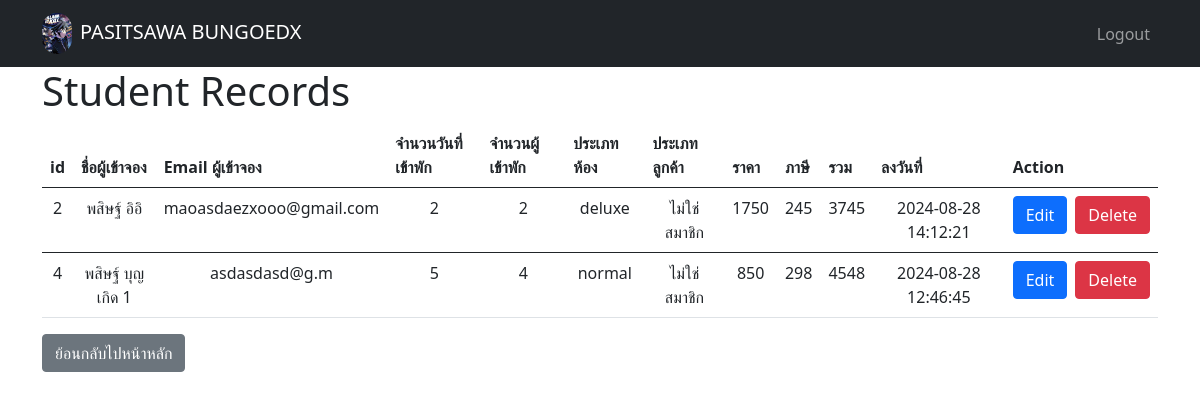
/show_table.php (signed in), run on the app's committed database.
### tables this page shows
CREATE TABLE `tb_reservation` (
  `id` int(11) UNSIGNED NOT NULL,
  `reservedBy` varchar(100) NOT NULL,
  `email` varchar(100) NOT NULL,
  `dayAmount` int(20) NOT NULL,
  `peopleAmount` int(11) NOT NULL,
  `roomType` varchar(70) NOT NULL,
  `member` tinyint(1) DEFAULT 0,
  `price` int(20) NOT NULL,
  `taxFee` int(11) NOT NULL,
  `total` int(20) NOT NULL,
  `reg_date` timestamp NOT NULL DEFAULT current_timestamp() ON UPDATE current_timestamp()
);

### 65_41_conDB.php (called while the page is built, shortened)
<?php
$servername = 'localhost';
$DBusername = 'root';
$DBpassword = '';
$dataBaseName = 'db_654230015';
$table = 'tb_reservation';
class Server
{
  private function connectServer($servername, $username, $dbname, $password)
  {
    try {
      $conn = new PDO("mysql:host=$servername;dbname=$dbname", $username, $password);
      $conn->setAttribute(PDO::ATTR_ERRMODE, PDO::ERRMODE_EXCEPTION);
      return $conn;
    } catch (PDOException $e) {
      echo "เชื่อมต่อฐานข้อมูลไม่สำเร็จ: " . $e->getMessage();
      return null;
    }
  }
  public function getDataTable($conn,$table){
    $sql = "SELECT * FROM $table";
    $stmt = $conn->prepare($sql);
    $stmt->execute();
    $reservations = $stmt->fetchAll(PDO::FETCH_ASSOC);
    return $reservations;
  }
}
$server = new Server($servername, $DBusername, $DBpassword, $dataBaseName);
?>

### show_table.php (the view, shortened to what this page needs)
<?php
require_once '65_41_conDB.php';
include 'header.php';
$reservationss = $server->getDataTable($connect,$table);
?>
<!DOCTYPE html>
<html>
<head>
</head>
<body>
    <div class="container">
        <h1>Student Records</h1>
        <table class="table" id="userTable">
            <thead>
                <tr>
                    <th>id</th>
                    <th>ชื่อผู้เข้าจอง</th>
                    <th>Email ผู้เข้าจอง</th>
                    <th>จำนวนวันที่เข้าพัก</th>
                    <th>จำนวนผู้เข้าพัก</th>
                    <th>ประเภทห้อง</th>
                    <th>ประเภทลูกค้า</th>
                    <th>ราคา</th>
                    <th>ภาษี</th>
                    <th>รวม</th>
                    <th>ลงวันที่</th>
                    <th>Action</th>
                </tr>
            </thead>
            <?php
            $center = "style = 'text-align:center; '";
            foreach ($reservationss as $reservations) {
                $isMember = "";
               if($reservations['member'] === 1 ){
                  $isMember = "สมาชิก";
               }else{
                 $isMember = "ไม่ใช่สมาชิก";
               };
                echo "<tbody><tr>
                    <td $center>" . $reservations['id'] . "</td>
                    <td $center>" . $reservations['reservedBy'] . "</td>
                    <td $center>" . $reservations['email'] . "</td>
                    <td $center>" . $reservations['dayAmount'] . "</td>
                    <td $center>" . $reservations['peopleAmount'] . "</td>
                    <td $center>" . $reservations['roomType'] . "</td>
                    <td $center>" . $isMember . "</td>
                    <td $center>" . $reservations['price'] . "</td>
                    <td $center>" . $reservations['taxFee'] . "</td>
                    <td $center>" . $reservations['total'] . "</td>
                    <td $center>" . $reservations['reg_date'] . "</td>
                    ";
                ?>
                <td >
                    <div class="d-flex gap-2">
                        <form action="edit_form.php" method="post">
                    <button type="submit" class="btn btn-primary">Edit</button>
                </form>
                    <form action="delete_data.php" method="POST" style="display:inline;">
                        <button type="button" class="btn btn-danger delete-button"
                            data-user-id="<?php echo $reservations['id']; ?>">Delete</button>
                    </form>
                    </div>
                </td>
                </tr>
                </tbody>
                <?php
            }
            ?>
        </table>
        <div>
            <a class="btn btn-secondary" href="index.php">ย้อนกลับไปหน้าหลัก</a>
        </div>
    </div>
    <link rel="stylesheet" href="https://cdn.datatables.net/2.0.8/css/dataTables.dataTables.min.css">
</body>
</html>

### header.php (shortened to what this page needs)
<!DOCTYPE html>
<html lang="en">
<head>
    <link href="https://cdn.jsdelivr.net/npm/bootstrap@5.0.2/dist/css/bootstrap.min.css" rel="stylesheet"
>
</head>
<body>
    <nav class="navbar navbar-expand-lg navbar-dark bg-dark">
        <div class="container">
            <a class="navbar-brand" href="profile.php"><img src="<?php echo $_SESSION['avatar'] ?>" alt="myphoto" class="rounded-pill
me-2 text-uppercase" style="width: 30px;"><?php echo strtoupper($_SESSION['fullname']); ?></a>
            <div class="collapse navbar-collapse" id="navbarSupportedContent">
                <ul class="navbar-nav ms-auto mb-2 mb-lg-0">
                    <li class="nav-item">
                        <a class="nav-link" href="loginCrud/logout.php">Logout</a>
                    </li>
            </div>
        </div>
    </nav>

### header.php (style rules this page uses)
html, body { height: 100%; overflow: hidden; }

### data on the page
tb_reservation: id "2", reservedBy "พสิษฐ์ อิอิ", email "maoasdaezxooo@gmail.com", dayAmount "2", peopleAmount "2", roomType "deluxe", member "ไม่ใช่สมาชิก", price "1750", taxFee "245", total "3745", reg_date "2024-08-28 14:12:21"
tb_reservation: id "4", reservedBy "พสิษฐ์ บุญเกิด 1", email "asdasdasd@g.m", dayAmount "5", peopleAmount "4", roomType "normal", member "ไม่ใช่สมาชิก", price "850", taxFee "298", total "4548", reg_date "2024-08-28 12:46:45"

### other printed values
$_SESSION['fullname'] "PASITSAWA BUNGOEDX"
